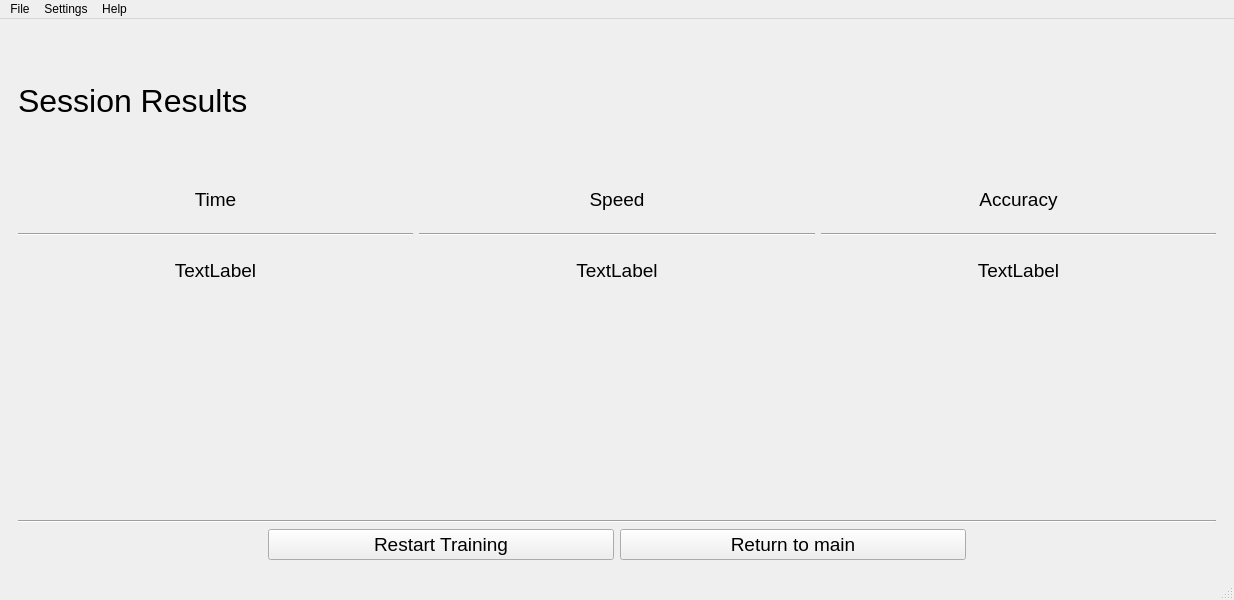
<?xml version="1.0" encoding="UTF-8"?>
<ui version="4.0">
 <class>MainWindow</class>
 <widget class="QMainWindow" name="MainWindow">
  <property name="geometry">
   <rect>
    <x>0</x>
    <y>0</y>
    <width>910</width>
    <height>600</height>
   </rect>
  </property>
  <property name="windowTitle">
   <string>MainWindow</string>
  </property>
  <widget class="QWidget" name="centralwidget">
   <layout class="QHBoxLayout" name="horizontalLayout">
    <item>
     <widget class="QStackedWidget" name="stackedWidget">
      <property name="currentIndex">
       <number>2</number>
      </property>
      <widget class="QWidget" name="page">
       <layout class="QVBoxLayout" name="verticalLayout">
        <item>
         <spacer name="verticalSpacer_4">
          <property name="orientation">
           <enum>Qt::Orientation::Vertical</enum>
          </property>
          <property name="sizeType">
           <enum>QSizePolicy::Policy::Fixed</enum>
          </property>
          <property name="sizeHint" stdset="0">
           <size>
            <width>20</width>
            <height>100</height>
           </size>
          </property>
         </spacer>
        </item>
        <item>
         <widget class="QLabel" name="lblSelect">
          <property name="font">
           <font>
            <pointsize>24</pointsize>
           </font>
          </property>
          <property name="text">
           <string>Select text to practice</string>
          </property>
         </widget>
        </item>
        <item>
         <spacer name="verticalSpacer_3">
          <property name="orientation">
           <enum>Qt::Orientation::Vertical</enum>
          </property>
          <property name="sizeType">
           <enum>QSizePolicy::Policy::Fixed</enum>
          </property>
          <property name="sizeHint" stdset="0">
           <size>
            <width>20</width>
            <height>0</height>
           </size>
          </property>
         </spacer>
        </item>
        <item>
         <spacer name="verticalSpacer_2">
          <property name="orientation">
           <enum>Qt::Orientation::Vertical</enum>
          </property>
          <property name="sizeType">
           <enum>QSizePolicy::Policy::Fixed</enum>
          </property>
          <property name="sizeHint" stdset="0">
           <size>
            <width>20</width>
            <height>43</height>
           </size>
          </property>
         </spacer>
        </item>
        <item>
         <widget class="QComboBox" name="selectText">
          <property name="font">
           <font>
            <pointsize>18</pointsize>
           </font>
          </property>
          <item>
           <property name="text">
            <string>Starter text</string>
           </property>
          </item>
          <item>
           <property name="text">
            <string>Numbers and symbols</string>
           </property>
          </item>
          <item>
           <property name="text">
            <string>Common words part 1</string>
           </property>
          </item>
          <item>
           <property name="text">
            <string>Common words part 2</string>
           </property>
          </item>
          <item>
           <property name="text">
            <string>Python code sample</string>
           </property>
          </item>
          <item>
           <property name="text">
            <string>Random text</string>
           </property>
          </item>
         </widget>
        </item>
        <item>
         <spacer name="verticalSpacer_5">
          <property name="orientation">
           <enum>Qt::Orientation::Vertical</enum>
          </property>
          <property name="sizeHint" stdset="0">
           <size>
            <width>20</width>
            <height>40</height>
           </size>
          </property>
         </spacer>
        </item>
        <item>
         <widget class="QLabel" name="label">
          <property name="font">
           <font>
            <pointsize>16</pointsize>
            <bold>false</bold>
           </font>
          </property>
          <property name="layoutDirection">
           <enum>Qt::LayoutDirection::LeftToRight</enum>
          </property>
          <property name="text">
           <string>Simple text training texts which will show and upgrade your type skills</string>
          </property>
         </widget>
        </item>
        <item>
         <spacer name="verticalSpacer">
          <property name="orientation">
           <enum>Qt::Orientation::Vertical</enum>
          </property>
          <property name="sizeHint" stdset="0">
           <size>
            <width>20</width>
            <height>40</height>
           </size>
          </property>
         </spacer>
        </item>
        <item>
         <layout class="QHBoxLayout" name="horizontalLayout_2">
          <item>
           <widget class="QPushButton" name="btnStart">
            <property name="sizePolicy">
             <sizepolicy hsizetype="Fixed" vsizetype="Fixed">
              <horstretch>0</horstretch>
              <verstretch>0</verstretch>
             </sizepolicy>
            </property>
            <property name="minimumSize">
             <size>
              <width>200</width>
              <height>0</height>
             </size>
            </property>
            <property name="font">
             <font>
              <pointsize>24</pointsize>
             </font>
            </property>
            <property name="text">
             <string>Start Training</string>
            </property>
           </widget>
          </item>
         </layout>
        </item>
       </layout>
      </widget>
      <widget class="QWidget" name="page_2">
       <layout class="QVBoxLayout" name="verticalLayout_2">
        <item>
         <layout class="QHBoxLayout" name="horizontalLayout_4">
          <property name="rightMargin">
           <number>0</number>
          </property>
          <property name="bottomMargin">
           <number>0</number>
          </property>
          <item>
           <widget class="QLabel" name="lblTimeNow">
            <property name="text">
             <string>Time: 00:00</string>
            </property>
            <property name="alignment">
             <set>Qt::AlignmentFlag::AlignLeading|Qt::AlignmentFlag::AlignLeft|Qt::AlignmentFlag::AlignVCenter</set>
            </property>
           </widget>
          </item>
          <item>
           <widget class="Line" name="line_4">
            <property name="orientation">
             <enum>Qt::Orientation::Vertical</enum>
            </property>
           </widget>
          </item>
          <item>
           <widget class="QLabel" name="lblSpeedNow">
            <property name="text">
             <string>CPM: 0</string>
            </property>
           </widget>
          </item>
          <item>
           <widget class="Line" name="line_5">
            <property name="orientation">
             <enum>Qt::Orientation::Vertical</enum>
            </property>
           </widget>
          </item>
          <item>
           <widget class="QLabel" name="lblAccuracyNow">
            <property name="text">
             <string>Accuracy: 0%</string>
            </property>
           </widget>
          </item>
         </layout>
        </item>
        <item>
         <widget class="Line" name="line">
          <property name="orientation">
           <enum>Qt::Orientation::Horizontal</enum>
          </property>
         </widget>
        </item>
        <item>
         <widget class="QLabel" name="lblMainText">
          <property name="sizePolicy">
           <sizepolicy hsizetype="Expanding" vsizetype="Fixed">
            <horstretch>0</horstretch>
            <verstretch>250</verstretch>
           </sizepolicy>
          </property>
          <property name="minimumSize">
           <size>
            <width>0</width>
            <height>250</height>
           </size>
          </property>
          <property name="text">
           <string>TextLabel</string>
          </property>
         </widget>
        </item>
        <item>
         <widget class="Line" name="line_2">
          <property name="orientation">
           <enum>Qt::Orientation::Horizontal</enum>
          </property>
         </widget>
        </item>
        <item>
         <layout class="QGridLayout" name="gridKeyboard">
          <item row="0" column="9">
           <widget class="QPushButton" name="pushButton_8">
            <property name="text">
             <string>9</string>
            </property>
           </widget>
          </item>
          <item row="3" column="8">
           <widget class="QPushButton" name="pushButton_47">
            <property name="text">
             <string>M</string>
            </property>
           </widget>
          </item>
          <item row="0" column="13">
           <widget class="QPushButton" name="pushButton_12">
            <property name="text">
             <string>DEL</string>
            </property>
           </widget>
          </item>
          <item row="0" column="2">
           <widget class="QPushButton" name="pushButton_3">
            <property name="text">
             <string>2</string>
            </property>
           </widget>
          </item>
          <item row="1" column="5">
           <widget class="QPushButton" name="pushButton_20">
            <property name="text">
             <string>T</string>
            </property>
           </widget>
          </item>
          <item row="2" column="3">
           <widget class="QPushButton" name="pushButton_30">
            <property name="text">
             <string>S</string>
            </property>
           </widget>
          </item>
          <item row="2" column="12" colspan="2">
           <widget class="QPushButton" name="pushButton_39">
            <property name="text">
             <string>⏎</string>
            </property>
           </widget>
          </item>
          <item row="2" column="6">
           <widget class="QPushButton" name="pushButton_33">
            <property name="text">
             <string>G</string>
            </property>
           </widget>
          </item>
          <item row="0" column="8">
           <widget class="QPushButton" name="pushButton_7">
            <property name="text">
             <string>8</string>
            </property>
           </widget>
          </item>
          <item row="4" column="10">
           <widget class="QPushButton" name="pushButton_55">
            <property name="text">
             <string>Alt</string>
            </property>
           </widget>
          </item>
          <item row="0" column="6">
           <widget class="QPushButton" name="pushButton_13">
            <property name="text">
             <string>6</string>
            </property>
           </widget>
          </item>
          <item row="0" column="10">
           <widget class="QPushButton" name="pushButton_9">
            <property name="text">
             <string>0</string>
            </property>
           </widget>
          </item>
          <item row="1" column="8">
           <widget class="QPushButton" name="pushButton_23">
            <property name="text">
             <string>I</string>
            </property>
           </widget>
          </item>
          <item row="3" column="4">
           <widget class="QPushButton" name="pushButton_43">
            <property name="text">
             <string>C</string>
            </property>
           </widget>
          </item>
          <item row="3" column="2">
           <widget class="QPushButton" name="pushButton_41">
            <property name="text">
             <string>Z</string>
            </property>
           </widget>
          </item>
          <item row="1" column="1">
           <widget class="QPushButton" name="pushButton_15">
            <property name="text">
             <string>Q</string>
            </property>
           </widget>
          </item>
          <item row="2" column="7">
           <widget class="QPushButton" name="pushButton_34">
            <property name="text">
             <string>H</string>
            </property>
           </widget>
          </item>
          <item row="3" column="11">
           <widget class="QPushButton" name="pushButton_50">
            <property name="text">
             <string>/</string>
            </property>
           </widget>
          </item>
          <item row="0" column="4">
           <widget class="QPushButton" name="pushButton_5">
            <property name="text">
             <string>4</string>
            </property>
           </widget>
          </item>
          <item row="0" column="7">
           <widget class="QPushButton" name="pushButton_14">
            <property name="text">
             <string>7</string>
            </property>
           </widget>
          </item>
          <item row="1" column="2">
           <widget class="QPushButton" name="pushButton_17">
            <property name="text">
             <string>W</string>
            </property>
           </widget>
          </item>
          <item row="2" column="10">
           <widget class="QPushButton" name="pushButton_37">
            <property name="text">
             <string>L</string>
            </property>
           </widget>
          </item>
          <item row="0" column="3">
           <widget class="QPushButton" name="pushButton_4">
            <property name="text">
             <string>3</string>
            </property>
           </widget>
          </item>
          <item row="2" column="4">
           <widget class="QPushButton" name="pushButton_31">
            <property name="text">
             <string>D</string>
            </property>
           </widget>
          </item>
          <item row="2" column="8">
           <widget class="QPushButton" name="pushButton_35">
            <property name="text">
             <string>J</string>
            </property>
           </widget>
          </item>
          <item row="1" column="10">
           <widget class="QPushButton" name="pushButton_25">
            <property name="text">
             <string>P</string>
            </property>
           </widget>
          </item>
          <item row="4" column="11">
           <widget class="QPushButton" name="pushButton_57">
            <property name="text">
             <string>Fn</string>
            </property>
           </widget>
          </item>
          <item row="3" column="3">
           <widget class="QPushButton" name="pushButton_42">
            <property name="text">
             <string>X</string>
            </property>
           </widget>
          </item>
          <item row="2" column="5">
           <widget class="QPushButton" name="pushButton_32">
            <property name="text">
             <string>F</string>
            </property>
           </widget>
          </item>
          <item row="1" column="6">
           <widget class="QPushButton" name="pushButton_21">
            <property name="text">
             <string>Y</string>
            </property>
           </widget>
          </item>
          <item row="0" column="12">
           <widget class="QPushButton" name="pushButton_11">
            <property name="sizePolicy">
             <sizepolicy hsizetype="Fixed" vsizetype="Fixed">
              <horstretch>0</horstretch>
              <verstretch>0</verstretch>
             </sizepolicy>
            </property>
            <property name="minimumSize">
             <size>
              <width>0</width>
              <height>0</height>
             </size>
            </property>
            <property name="maximumSize">
             <size>
              <width>16777215</width>
              <height>16777215</height>
             </size>
            </property>
            <property name="font">
             <font>
              <pointsize>9</pointsize>
             </font>
            </property>
            <property name="text">
             <string>+</string>
            </property>
            <property name="iconSize">
             <size>
              <width>16</width>
              <height>16</height>
             </size>
            </property>
           </widget>
          </item>
          <item row="0" column="11">
           <widget class="QPushButton" name="pushButton_10">
            <property name="text">
             <string>-</string>
            </property>
           </widget>
          </item>
          <item row="3" column="6">
           <widget class="QPushButton" name="pushButton_45">
            <property name="text">
             <string>B</string>
            </property>
           </widget>
          </item>
          <item row="3" column="9">
           <widget class="QPushButton" name="pushButton_48">
            <property name="text">
             <string>,</string>
            </property>
           </widget>
          </item>
          <item row="4" column="2">
           <widget class="QPushButton" name="pushButton_53">
            <property name="text">
             <string>Alt</string>
            </property>
           </widget>
          </item>
          <item row="1" column="3">
           <widget class="QPushButton" name="pushButton_18">
            <property name="text">
             <string>E</string>
            </property>
           </widget>
          </item>
          <item row="0" column="1">
           <widget class="QPushButton" name="pushButton_2">
            <property name="text">
             <string>1</string>
            </property>
           </widget>
          </item>
          <item row="3" column="7">
           <widget class="QPushButton" name="pushButton_46">
            <property name="text">
             <string>N</string>
            </property>
           </widget>
          </item>
          <item row="2" column="2">
           <widget class="QPushButton" name="pushButton_29">
            <property name="text">
             <string>A</string>
            </property>
           </widget>
          </item>
          <item row="1" column="9">
           <widget class="QPushButton" name="pushButton_24">
            <property name="text">
             <string>O</string>
            </property>
           </widget>
          </item>
          <item row="1" column="12" colspan="2">
           <widget class="QPushButton" name="pushButton_27">
            <property name="text">
             <string>}</string>
            </property>
           </widget>
          </item>
          <item row="4" column="3" colspan="7">
           <widget class="QPushButton" name="pushButton_54">
            <property name="text">
             <string>Space</string>
            </property>
           </widget>
          </item>
          <item row="3" column="0" colspan="2">
           <widget class="QPushButton" name="pushButton_40">
            <property name="text">
             <string>⇧</string>
            </property>
           </widget>
          </item>
          <item row="3" column="10">
           <widget class="QPushButton" name="pushButton_49">
            <property name="text">
             <string>.</string>
            </property>
           </widget>
          </item>
          <item row="3" column="5">
           <widget class="QPushButton" name="pushButton_44">
            <property name="text">
             <string>V</string>
            </property>
           </widget>
          </item>
          <item row="1" column="7">
           <widget class="QPushButton" name="pushButton_22">
            <property name="text">
             <string>U</string>
            </property>
           </widget>
          </item>
          <item row="0" column="5">
           <widget class="QPushButton" name="pushButton_6">
            <property name="text">
             <string>5</string>
            </property>
           </widget>
          </item>
          <item row="4" column="0" colspan="2">
           <widget class="QPushButton" name="pushButton_52">
            <property name="text">
             <string>Crtl</string>
            </property>
           </widget>
          </item>
          <item row="1" column="11">
           <widget class="QPushButton" name="pushButton_26">
            <property name="text">
             <string>{</string>
            </property>
           </widget>
          </item>
          <item row="2" column="9">
           <widget class="QPushButton" name="pushButton_36">
            <property name="text">
             <string>K</string>
            </property>
           </widget>
          </item>
          <item row="0" column="0">
           <widget class="QPushButton" name="pushButton">
            <property name="text">
             <string>.</string>
            </property>
           </widget>
          </item>
          <item row="4" column="12" colspan="2">
           <widget class="QPushButton" name="pushButton_56">
            <property name="text">
             <string>Crtl</string>
            </property>
           </widget>
          </item>
          <item row="2" column="11">
           <widget class="QPushButton" name="pushButton_38">
            <property name="text">
             <string>;</string>
            </property>
           </widget>
          </item>
          <item row="3" column="12" colspan="2">
           <widget class="QPushButton" name="pushButton_51">
            <property name="text">
             <string>⇧</string>
            </property>
           </widget>
          </item>
          <item row="1" column="4">
           <widget class="QPushButton" name="pushButton_19">
            <property name="text">
             <string>R</string>
            </property>
           </widget>
          </item>
          <item row="1" column="0">
           <widget class="QPushButton" name="pushButton_16">
            <property name="text">
             <string>Tab</string>
            </property>
           </widget>
          </item>
          <item row="2" column="0" colspan="2">
           <widget class="QPushButton" name="pushButton_28">
            <property name="text">
             <string>Caps</string>
            </property>
           </widget>
          </item>
         </layout>
        </item>
       </layout>
      </widget>
      <widget class="QWidget" name="page_3">
       <layout class="QVBoxLayout" name="verticalLayout_3">
        <item>
         <widget class="QLabel" name="lblSessionResult">
          <property name="font">
           <font>
            <pointsize>24</pointsize>
           </font>
          </property>
          <property name="text">
           <string>Session Results</string>
          </property>
         </widget>
        </item>
        <item>
         <layout class="QHBoxLayout" name="horizontalLayout_6">
          <item>
           <layout class="QVBoxLayout" name="verticalLayout_8">
            <item>
             <layout class="QVBoxLayout" name="verticalLayout_9">
              <item>
               <widget class="QLabel" name="lblTime">
                <property name="font">
                 <font>
                  <pointsize>14</pointsize>
                 </font>
                </property>
                <property name="text">
                 <string>Time</string>
                </property>
                <property name="alignment">
                 <set>Qt::AlignmentFlag::AlignCenter</set>
                </property>
               </widget>
              </item>
              <item>
               <widget class="Line" name="line_6">
                <property name="orientation">
                 <enum>Qt::Orientation::Horizontal</enum>
                </property>
               </widget>
              </item>
              <item>
               <widget class="QLabel" name="TimeResult">
                <property name="font">
                 <font>
                  <pointsize>14</pointsize>
                 </font>
                </property>
                <property name="text">
                 <string>TextLabel</string>
                </property>
                <property name="alignment">
                 <set>Qt::AlignmentFlag::AlignCenter</set>
                </property>
               </widget>
              </item>
             </layout>
            </item>
           </layout>
          </item>
          <item>
           <layout class="QVBoxLayout" name="verticalLayout_7">
            <item>
             <layout class="QVBoxLayout" name="verticalLayout_10">
              <item>
               <widget class="QLabel" name="lblSpeed">
                <property name="font">
                 <font>
                  <pointsize>14</pointsize>
                 </font>
                </property>
                <property name="text">
                 <string>Speed</string>
                </property>
                <property name="alignment">
                 <set>Qt::AlignmentFlag::AlignCenter</set>
                </property>
               </widget>
              </item>
              <item>
               <widget class="Line" name="line_7">
                <property name="orientation">
                 <enum>Qt::Orientation::Horizontal</enum>
                </property>
               </widget>
              </item>
              <item>
               <widget class="QLabel" name="SpeedResult">
                <property name="font">
                 <font>
                  <pointsize>14</pointsize>
                 </font>
                </property>
                <property name="text">
                 <string>TextLabel</string>
                </property>
                <property name="alignment">
                 <set>Qt::AlignmentFlag::AlignCenter</set>
                </property>
               </widget>
              </item>
             </layout>
            </item>
           </layout>
          </item>
          <item>
           <layout class="QVBoxLayout" name="verticalLayout_5">
            <item>
             <layout class="QVBoxLayout" name="verticalLayout_6">
              <item>
               <widget class="QLabel" name="lblAccuracy">
                <property name="font">
                 <font>
                  <pointsize>14</pointsize>
                 </font>
                </property>
                <property name="text">
                 <string>Accuracy</string>
                </property>
                <property name="alignment">
                 <set>Qt::AlignmentFlag::AlignCenter</set>
                </property>
               </widget>
              </item>
              <item>
               <widget class="Line" name="line_3">
                <property name="orientation">
                 <enum>Qt::Orientation::Horizontal</enum>
                </property>
               </widget>
              </item>
              <item>
               <widget class="QLabel" name="AccuracyResult">
                <property name="font">
                 <font>
                  <pointsize>14</pointsize>
                 </font>
                </property>
                <property name="text">
                 <string>TextLabel</string>
                </property>
                <property name="alignment">
                 <set>Qt::AlignmentFlag::AlignCenter</set>
                </property>
               </widget>
              </item>
             </layout>
            </item>
           </layout>
          </item>
         </layout>
        </item>
        <item>
         <spacer name="verticalSpacer_6">
          <property name="orientation">
           <enum>Qt::Orientation::Vertical</enum>
          </property>
          <property name="sizeType">
           <enum>QSizePolicy::Policy::Fixed</enum>
          </property>
          <property name="sizeHint" stdset="0">
           <size>
            <width>20</width>
            <height>216</height>
           </size>
          </property>
         </spacer>
        </item>
        <item>
         <widget class="Line" name="line_8">
          <property name="orientation">
           <enum>Qt::Orientation::Horizontal</enum>
          </property>
         </widget>
        </item>
        <item>
         <layout class="QHBoxLayout" name="horizontalLayout_8">
          <item>
           <spacer name="horizontalSpacer">
            <property name="orientation">
             <enum>Qt::Orientation::Horizontal</enum>
            </property>
            <property name="sizeType">
             <enum>QSizePolicy::Policy::Fixed</enum>
            </property>
            <property name="sizeHint" stdset="0">
             <size>
              <width>250</width>
              <height>20</height>
             </size>
            </property>
           </spacer>
          </item>
          <item>
           <widget class="QPushButton" name="btnRestart">
            <property name="font">
             <font>
              <pointsize>14</pointsize>
             </font>
            </property>
            <property name="text">
             <string>Restart Training</string>
            </property>
           </widget>
          </item>
          <item>
           <widget class="QPushButton" name="btnRetutn">
            <property name="font">
             <font>
              <pointsize>14</pointsize>
             </font>
            </property>
            <property name="text">
             <string>Return to main</string>
            </property>
           </widget>
          </item>
          <item>
           <spacer name="horizontalSpacer_2">
            <property name="orientation">
             <enum>Qt::Orientation::Horizontal</enum>
            </property>
            <property name="sizeType">
             <enum>QSizePolicy::Policy::Fixed</enum>
            </property>
            <property name="sizeHint" stdset="0">
             <size>
              <width>250</width>
              <height>20</height>
             </size>
            </property>
           </spacer>
          </item>
         </layout>
        </item>
       </layout>
      </widget>
     </widget>
    </item>
   </layout>
  </widget>
  <widget class="QMenuBar" name="menubar">
   <property name="geometry">
    <rect>
     <x>0</x>
     <y>0</y>
     <width>910</width>
     <height>25</height>
    </rect>
   </property>
   <widget class="QMenu" name="menuFile">
    <property name="title">
     <string>File</string>
    </property>
    <addaction name="actionExit"/>
   </widget>
   <widget class="QMenu" name="menuhelp">
    <property name="title">
     <string>Help</string>
    </property>
    <addaction name="actionAbout"/>
   </widget>
   <widget class="QMenu" name="menuSettings">
    <property name="title">
     <string>Settings</string>
    </property>
   </widget>
   <addaction name="menuFile"/>
   <addaction name="menuSettings"/>
   <addaction name="menuhelp"/>
  </widget>
  <widget class="QStatusBar" name="statusbar"/>
  <action name="actionAbout">
   <property name="text">
    <string>About</string>
   </property>
  </action>
  <action name="actionExit">
   <property name="text">
    <string>Exit</string>
   </property>
  </action>
 </widget>
 <resources/>
 <connections/>
</ui>
